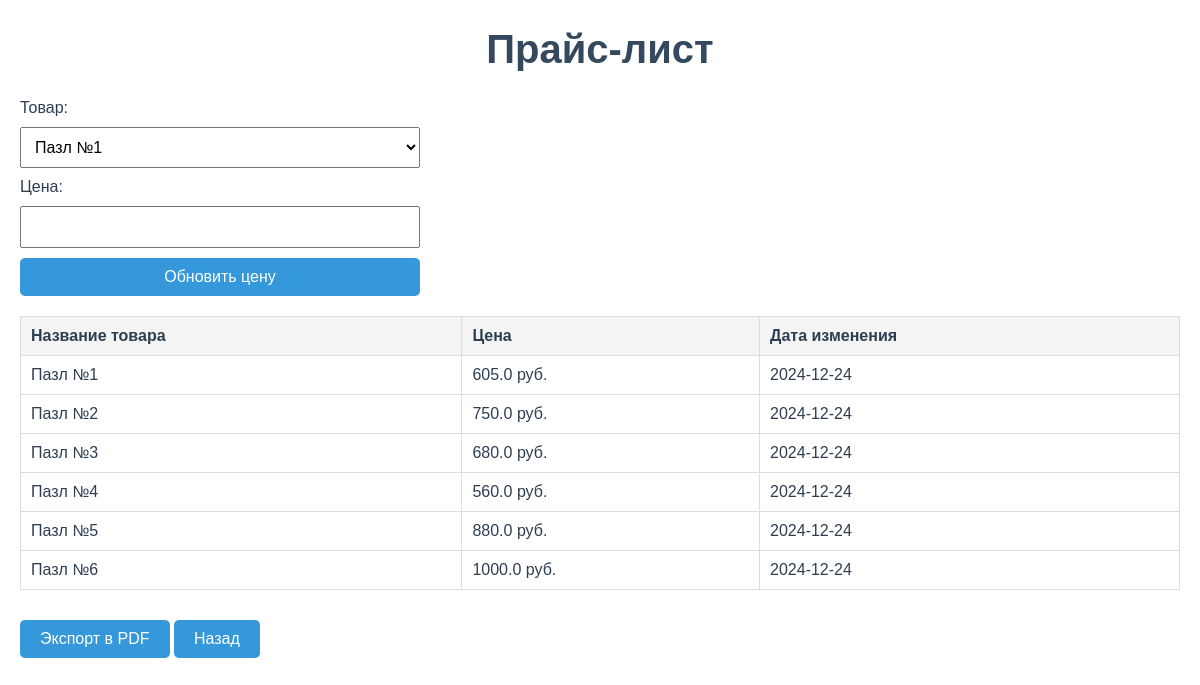
Page /price_list on the committed database.
### app.py (models this page shows)
class Puzzle(Base):
    __tablename__ = 'puzzles'
    id = Column(Integer, primary_key=True)
    name = Column(String, nullable=False)
    piece_count = Column(Integer, nullable=False)
    plywood_sheet_id = Column(Integer, ForeignKey('plywood_sheets.id'), nullable=False)
    image_path = Column(String, nullable=True)
    plywood_sheet = relationship("PlywoodSheet", backref="puzzles")

class Price(Base):
    __tablename__ = 'prices'
    id = Column(Integer, primary_key=True)
    puzzle_id = Column(Integer, ForeignKey('puzzles.id'), nullable=False)
    price = Column(Float, nullable=False)
    effective_date = Column(Date, default=datetime.now, nullable=False)
    puzzle = relationship("Puzzle", backref="prices")

### app.py (the view)
@app.route('/price_list', methods=['GET', 'POST'])
def price_list_page():
    puzzles = session.query(Puzzle).all()
    prices = session.query(Price).order_by(Price.effective_date.desc()).distinct(Price.puzzle_id).all()
    price_data = []
    for price in prices:
        puzzle = next((p for p in puzzles if p.id == price.puzzle_id), None)
        if puzzle:
            price_data.append({
                'name': puzzle.name,
                'price': price.price,
                'date': price.effective_date
            })
    return render_template('price_list.html', price_data=price_data, puzzles=puzzles)

### templates/price_list.html (shortened to what this page needs)
<!DOCTYPE html>
<html lang="en">
<head>
</head>
<body>
    <h1>Прайс-лист</h1>
    <form method="POST" action="/price_list/update">
        <label for="puzzle_id">Товар:</label>
        <select id="puzzle_id" name="puzzle_id" required>
            {% for puzzle in puzzles %}
            <option value="{{ puzzle.id }}">{{ puzzle.name }}</option>
            {% endfor %}
        </select>
        <label for="price">Цена:</label>
        <input type="number" id="price" name="price" step="0.01" required>
        <button type="submit">Обновить цену</button>
    </form>
    <table>
        <thead>
            <tr>
                <th>Название товара</th>
                <th>Цена</th>
                <th>Дата изменения</th>
            </tr>
        </thead>
        <tbody>
            {% for item in price_data %}
            <tr>
                <td>{{ item.name }}</td>
                <td>{{ item.price }} руб.</td>
                <td>{{ item.date }}</td>
            </tr>
            {% endfor %}
        </tbody>
    </table>
    <a href="/price_list/export" class="export-btn">Экспорт в PDF</a>
    <a href="/" class="back-btn">Назад</a>
</body>
</html>

### templates/price_list.html (style rules this page uses)
body { font-family: Arial, sans-serif; margin: 20px; color: #2c3e50; }
h1 { font-size: 2.5em; color: #34495e; text-align: center; }
table { width: 100%; border-collapse: collapse; margin-top: 20px; }
th, td { border: 1px solid #ddd; padding: 10px; text-align: left; }
th { background-color: #f4f4f4; }
form { margin-top: 20px; display: flex; flex-direction: column; gap: 10px; max-width: 400px; }
input, select, button { padding: 10px; font-size: 16px; width: 100%; max-width: 400px; box-sizing: border-box; }
button { background-color: #3498db; color: white; border: none; border-radius: 5px; cursor: pointer; }
.export-btn { display: inline-block; margin: 20px auto; padding: 10px 20px; font-size: 16px; color: white; background-color: #3498db; text-decoration: none; border-radius: 5px; text-align: center; }
.back-btn { display: inline-block; margin-top: 30px; text-decoration: none; color: white; background-color: #3498db; padding: 10px 20px; border-radius: 5px; }

### rows in the picture
Puzzle: name "Пазл №1"
Price: price "605.0", date "2024-12-24"
Puzzle: name "Пазл №2"
Price: price "750.0", date "2024-12-24"
Puzzle: name "Пазл №3"
Price: price "680.0", date "2024-12-24"
Puzzle: name "Пазл №4"
Price: price "560.0", date "2024-12-24"
Puzzle: name "Пазл №5"
Price: price "880.0", date "2024-12-24"
Puzzle: name "Пазл №6"
Price: price "1000.0", date "2024-12-24"

### other values in the picture
form field puzzle_id "Пазл №1"
